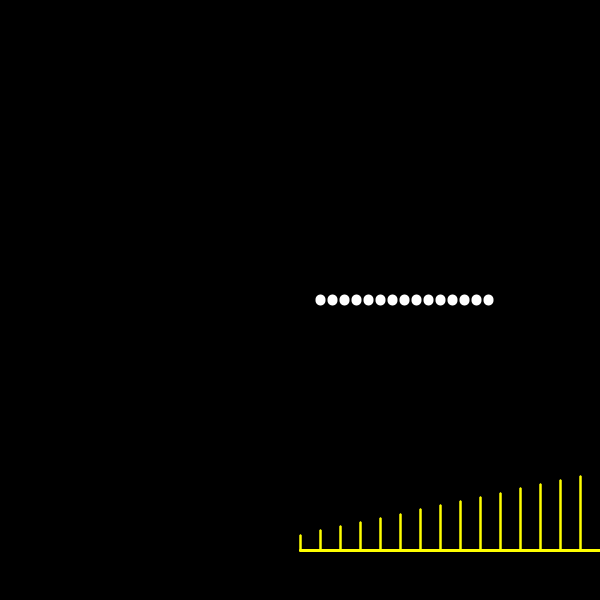
Frame 1 (no input)
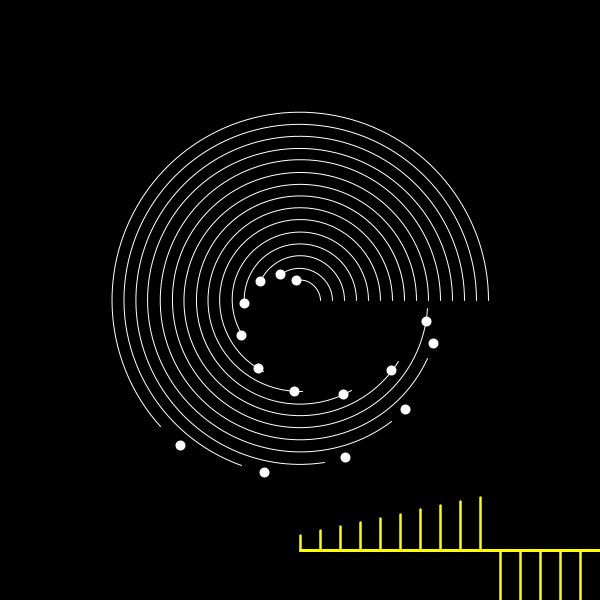
Frame 60 (the mouse pressed at the canvas centre just before this capture)
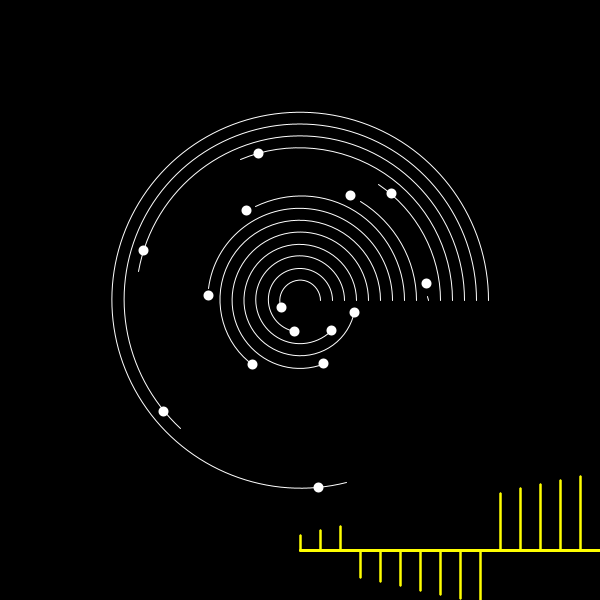
Frame 120 (the mouse held since frame 60 and released just before this capture)

The Processing sketch that drew these frames (run headless with seeded random() and noise(); from frame 60 on, the mouse is pressed at the canvas centre):

// Processing sketch: puzz
// ── puzz.pde
float max_w=1.5;
float max_r=200;
float min_r=20;
float t=0;
int parts=15;

class Particle{
  float x;
  float y;
  float r;
  float w;
  
  Particle(float r,float w){
    this.r=r;
    this.w=w;
    this.x=r*cos(w*t);
    this.y=r*sin(w*t);
  }
  
  void update(){
    if((int)(this.w*t/TWO_PI)%2==0){
      this.w=abs(this.w);
      arc(0,0,2*this.r,2*this.r,0,abs(this.w*t)-(int)(abs(this.w*t)/TWO_PI)*TWO_PI);
    }
    else{
      this.w=abs(this.w)*-1;
      arc(0,0,2*this.r,2*this.r,0,TWO_PI-abs(this.w*t)+(int)(abs(this.w*t)/TWO_PI)*TWO_PI);
    }
    this.x=this.r*cos(this.w*t);
    this.y=this.r*sin(this.w*t);
  }
}
Particle[] par;

void setup(){
  size(600,600);
  par=new Particle[parts];
  for(int i=0;i<parts;i++){
    float temp_r=map(i,0,parts,min_r,max_r);
    float temp_w=map(i,0,parts,max_w,TWO_PI+max_w);
    par[i]=new Particle(temp_r,temp_w);
  }
}

void draw(){
  background(0);
  translate(width/2,height/2);
  scale(1,-1);
  
  for(int i=0;i<parts;i++){
    stroke(255);
    strokeWeight(10);
    point(par[i].x,par[i].y);
    strokeWeight(1);
    noFill();
    par[i].update();
    stroke(255,255,0);
    strokeWeight(2);
    line(0,-250,300,-250);
    line(i*20,-250+0,i*20,-250+10*par[i].w);
    line(i*20,-250+0,i*20,-250+10*par[i].w);
  }
  t+=0.02;  
}
